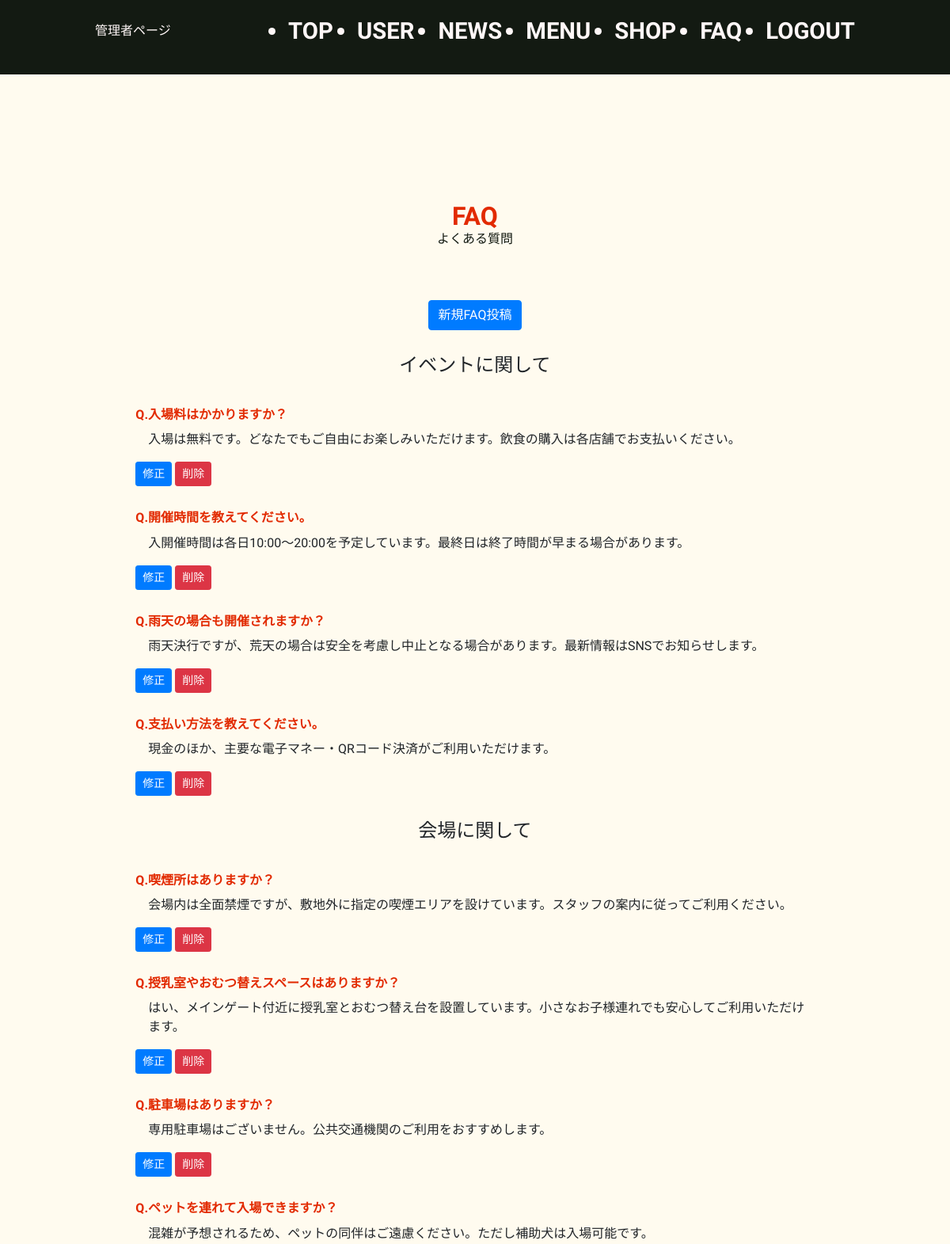
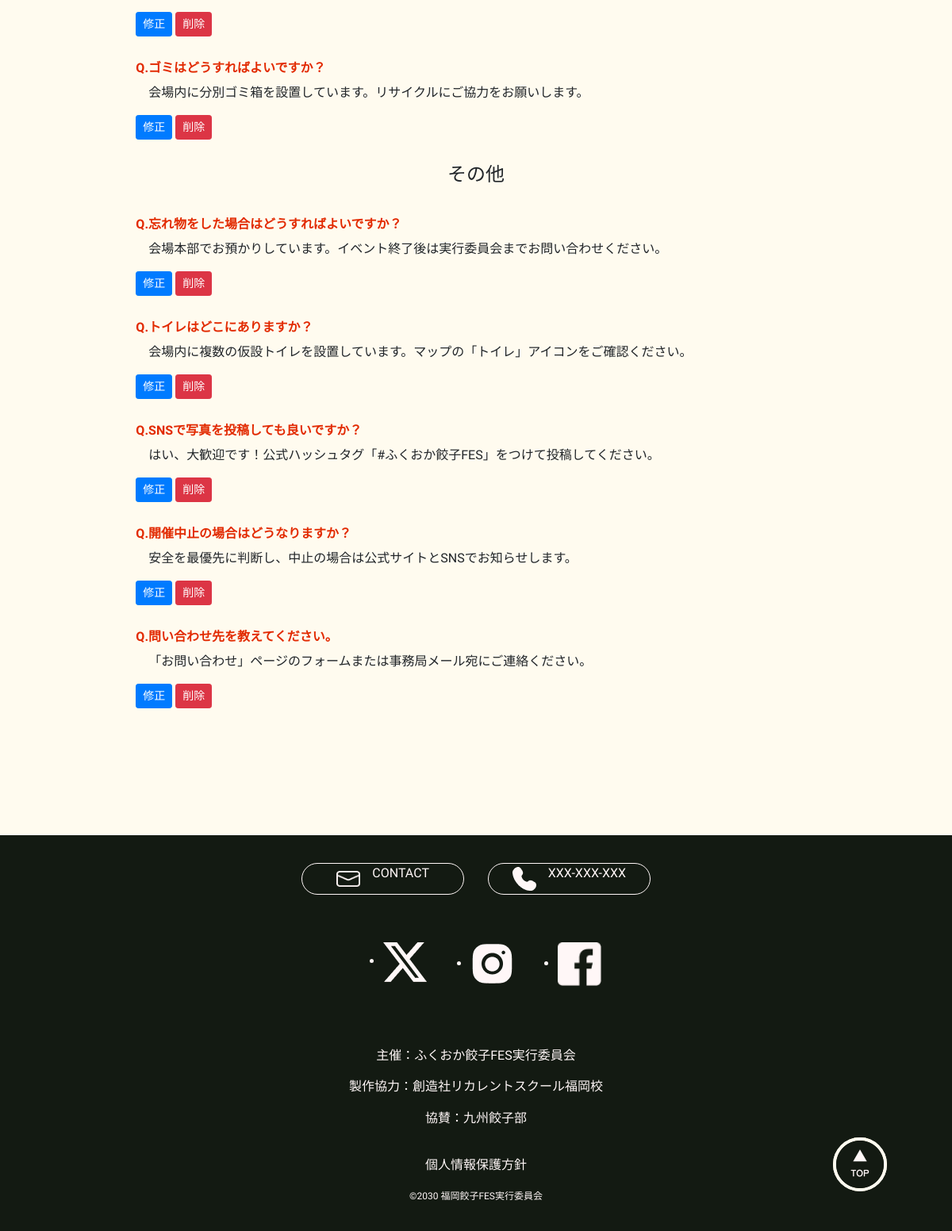
Page /admin/faq.php on the committed database (2 pictures, top to bottom).
### tables this page shows
CREATE TABLE `categories` (
  `id` int(11) NOT NULL,
  `category` varchar(255) NOT NULL
);

CREATE TABLE `questions` (
  `id` int(11) NOT NULL,
  `question` varchar(255) NOT NULL,
  `answer` text NOT NULL,
  `category_id` int(11) NOT NULL
);

### inc/function.php (called while the page is built, shortened)
<?php
function h($str)
{
    return htmlspecialchars($str, ENT_QUOTES, 'UTF-8');
}

### admin/faq.php (the view, shortened to what this page needs)
<?php
require_once __DIR__ . '/../inc/function.php';
try {
  $db = db_connect();
  $sql = 'SELECT * FROM questions';
  $stmt = $db->prepare($sql);
  $stmt->execute();
  $question = $stmt->fetchAll(PDO::FETCH_ASSOC);
  $sql_2 = 'SELECT * FROM categories';
  $stmt_2 = $db->prepare($sql_2);
  $stmt_2->execute();
  $category = $stmt_2->fetchAll(PDO::FETCH_ASSOC);
} catch (PDOException $e) {
  exit("Error:" . $e->getMessage());
}
?>
<!DOCTYPE html>
<html lang="ja">
<head>
  <link rel="stylesheet" href="https://cdn.jsdelivr.net/npm/destyle.css@4.0.1/destyle.min.css">
  <link rel="stylesheet" href="https://stackpath.bootstrapcdn.com/bootstrap/4.5.0/css/bootstrap.min.css">
  <link rel="stylesheet" href="../css/style.css">
</head>
<body id="top">
  <?php include('../inc/header_master.php');  ?>
  <main class="l-faq l-faq-wrapper l-wrapper-second l-header-margin">
    <div class="l-wrapper-child">
      <h1 class="c-title__main" data-sub-title="よくある質問">FAQ</h1>
    </div>
    <div class="l-container-second l-wrapper-child">
      <div class="d-grid mx-auto">
        <a href="./faq_add.php" class="btn btn-primary">新規FAQ投稿</a>
      </div>
      <?php foreach ($category as $category_title): ?>
        <section class="l-faq-section">
          <h2 class="l-faq-section__title"><?php echo h($category_title['category']); ?></h2>
          <?php foreach ($question as $qa): ?>
            <?php if ((int)$category_title['id'] === (int)$qa['category_id']): ?>
              <div class="l-faq-section-parent">
                <h3 class="l-faq-section__question">
                  Q.<?php echo h($qa['question']); ?>
                </h3>
                <p class="l-faq-section__answer">
                  <?php echo nl2br(h($qa['answer'])); ?>
                </p>
                <div class="mr-2">
                  <a href="faq_edit.php?id=<?php echo $qa['id']; ?>" class="btn btn-primary btn-sm">修正</a>
                  <a href="faq_del.php?id=<?php echo $qa['id']; ?>.php" class="btn btn-danger btn-sm">削除</a>
                </div>
              </div>
          <?php endif;
          endforeach;
          ?>
        </section>
      <?php endforeach; ?>
  </main>
  <?php include('../inc/footer_master.php');  ?>
  <a href="#top" class="c-btn__top"><img src="../img/back-top.png" alt="topへ戻る"></a>
</body>
</html>

### inc/header_master.php (shortened to what this page needs)
<header class="l-header ">
    <div class="l-header-inner">
        <p class="c-logo">
            管理者ページ
        </p>
        <nav class="c-nav">
            <ul>
                <li><a href="index.php" class="text-reset">TOP</a></li>
                <li><a href="./../admin/./user.php" class="text-reset">USER</a></li>
                <li><a href="news.php" class="text-reset">NEWS</a></li>
                <li><a href="menu.php" class="text-reset">MENU</a></li>
                <li><a href="../admin/./shop.php" class="text-reset">SHOP</a></li>
                <li><a href="./../admin/faq.php" class="text-reset">FAQ</a></li>
                <li><a href="./../admin/./logout.php" class="text-reset">LOGOUT</a></li>
            </ul>
        </nav>
    </div>
</header>

### inc/footer_master.php
<footer class="l-footer">
    <div class="l-fotter__contact">
        <a href=".contact.php" class="c-btn--black text-reset"><img src="../img/icon-mail.png" alt="">
            <p class="">Contact</p>
        </a>
        <a href="tel:XXX-XXX-XXX" class="c-btn--black text-reset"><img src="../img/icon-tel.png" alt="">
            <p>XXX-XXX-XXX</p>
        </a>
    </div>
    <ul class="l-footer__sns">
        <li class="c-sns__link"><a href="#" class="text-reset"><img src="../img/sns-x.png" alt=""></a></li>
        <li class="c-sns__link"><a href="#" class="text-reset"><img src="../img/sns-insta.png" alt=""></a></li>
        <li class="c-sns__link"><a href="#" class="text-reset"><img src="../img/sns-facebook.png" alt=""></a></li>
    </ul>
    <div class="l-footer__text">
        <div class="c-footer__company">
            <p>主催：ふくおか餃子FES実行委員会</p>
            <p>製作協力：創造社リカレントスクール福岡校</p>
            <p>協賛：九州餃子部</p>
        </div>
        <a href="../privacy.php" class="text-reset">個人情報保護方針</a>
        <small>&copy;2030 福岡餃子FES実行委員会</small>
    </div>
</footer>
<a href="#top" class="c-btn__top text-reset"><img src="../img/back-top.png" alt="topへ戻る"></a>

### css/style.css (style rules this page uses)
:root { --gyoza-black: #131A12; --gyoza-white: #FFF7F7; --gyoza-beige: #FFFBEF; --gyoza-red: #E22A00; --gyoza-yellow: #FFE100; }
body { background-color: var(--gyoza-beige); font-size: 16px; font-family: "Zen Maru Gothic", sans-serif; line-height: 1.45; }
html { scroll-behavior: smooth; }
img { width: 100%; }
.l-wrapper-second { width: min(960px, 89.3%); margin-inline: auto; display: flex; flex-direction: column; align-items: center; gap: 60px; }
.l-header-margin { margin-top: clamp(5.625rem, 3.644rem + 8.45vw, 11.25rem); }
.c-btn__top { position: fixed; right: clamp(1.25rem, -0.511rem + 7.512vw, 6.25rem); bottom: 50px; border: 4px solid var(--gyoza-beige); border-radius: 50%; }
.c-btn__top img { width: 60px; }
.c-btn--black>p { text-transform: uppercase; }
.c-title__main, .c-sec-title { font-size: 32px; font-weight: bold; color: var(--gyoza-red); text-align: center; display: flex; flex-direction: column; text-transform: uppercase; }
.c-title__main::after { content: attr(data-sub-title); font-size: 16px; color: var(--gyoza-black); font-weight: normal; }
.l-header-inner { height: 100%; width: min(960px, 89.3%); margin: 0 auto; display: flex; justify-content: space-between; align-items: center; }
.c-nav ul { display: flex; gap: 30px; }
.l-header { background-color: var(--gyoza-black); color: var(--gyoza-white); height: clamp(3.125rem, 1.871rem + 5.352vw, 6.688rem); }
.c-logo { width: 96px; }
.c-nav li { font-family: "Josefin Sans", serif; font-size: clamp(1.25rem, 0.986rem + 1.127vw, 2rem); font-weight: bold; }
.l-footer { background-color: var(--gyoza-black); color: var(--gyoza-white); display: flex; flex-direction: column; align-items: center; gap: 60px; padding-block: 35px; margin-top: clamp(5.625rem, 3.644rem + 8.451vw, 11.25rem); }
.l-fotter__contact { display: flex; justify-content: center; gap: 30px; }
.c-btn--black { display: flex; align-items: center; justify-content: center; gap: 15px; border: 1px solid var(--gyoza-white); border-radius: 50px; width: clamp(9.531rem, 8.046rem + 6.338vw, 13.75rem); padding-block: 5px; height: 40px; }
.c-btn--black img { width: 30px; }
.l-footer__sns { display: flex; justify-content: center; gap: 55px; }
.c-sns__link img { width: 55px; }
.l-footer__text { display: flex; flex-direction: column; align-items: center; gap: 20px; }
.l-footer__text small { font-size: 12px; }
.c-footer__company { display: flex; flex-direction: column; align-items: center; }
.l-container-second { width: min(960px, 89.3%); margin-inline: auto; display: flex; flex-direction: column; align-items: center; gap: 30px; }
.l-faq-section { display: grid; row-gap: 30px; }
.l-wrapper-child { display: grid; justify-content: center; }
.l-faq-section__question+* { margin-top: 10px; }
.l-faq { line-height: 1.5; }
.l-faq-section__title { font-size: 24px; text-align: center; }
.l-faq-section__question { font-size: 16px; font-weight: bold; color: var(--gyoza-red); }
.l-faq-section__answer { padding-left: 1em; }

### rows in the picture
categories: category "イベントに関して"
questions: question "入場料はかかりますか？", answer "入場は無料です。どなたでもご自由にお楽しみいただけます。飲食の購入は各店舗でお支払いください。"
questions: question "開催時間を教えてください。", answer "入開催時間は各日10:00〜20:00を予定しています。最終日は終了時間が早まる場合があります。"
questions: question "雨天の場合も開催されますか？", answer "雨天決行ですが、荒天の場合は安全を考慮し中止となる場合があります。最新情報はSNSでお知らせします。"
questions: question "支払い方法を教えてください。", answer "現金のほか、主要な電子マネー・QRコード決済がご利用いただけます。"
categories: category "会場に関して"
questions: question "喫煙所はありますか？", answer "会場内は全面禁煙ですが、敷地外に指定の喫煙エリアを設けています。スタッフの案内に従ってご利用ください。"
questions: question "授乳室やおむつ替えスペースはありますか？", answer "はい、メインゲート付近に授乳室とおむつ替え台を設置しています。小さなお子様連れでも安心してご利用いただけます。"
questions: question "駐車場はありますか？", answer "専用駐車場はございません。公共交通機関のご利用をおすすめします。"
questions: question "ペットを連れて入場できますか？", answer "混雑が予想されるため、ペットの同伴はご遠慮ください。ただし補助犬は入場可能です。"
questions: question "ゴミはどうすればよいですか？", answer "会場内に分別ゴミ箱を設置しています。リサイクルにご協力をお願いします。"
categories: category "その他"
questions: question "忘れ物をした場合はどうすればよいですか？", answer "会場本部でお預かりしています。イベント終了後は実行委員会までお問い合わせください。"
questions: question "トイレはどこにありますか？", answer "会場内に複数の仮設トイレを設置しています。マップの「トイレ」アイコンをご確認ください。"
questions: question "SNSで写真を投稿しても良いですか？", answer "はい、大歓迎です！公式ハッシュタグ「#ふくおか餃子FES」をつけて投稿してください。"
questions: question "開催中止の場合はどうなりますか？", answer "安全を最優先に判断し、中止の場合は公式サイトとSNSでお知らせします。"
questions: question "問い合わせ先を教えてください。", answer "「お問い合わせ」ページのフォームまたは事務局メール宛にご連絡ください。"
